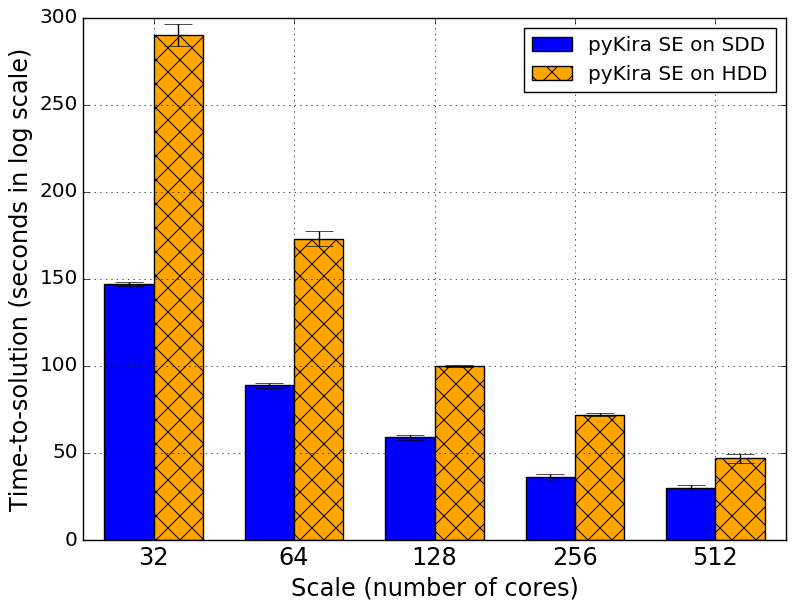

Recreate this plot in Python.
#!/usr/bin/env python3
# a bar plot with errorbars
import numpy as np
import matplotlib.pyplot as plt

N = 5
HDD = (290, 173, 100, 72, 47)
HDD_SDV = (6.2, 4.3, 0.7, 0.9, 2.6)
SSD = (147, 89, 59, 36, 30)
SSD_SDV = (1.1, 1.4, 1.3, 2, 1.8)

ind = 0.15+np.arange(N)  # the x locations for the groups
width = 0.35       # the width of the bars

ax = plt.subplot()
#ax.set_yscale("log", nonposx='clip')
rects1 = ax.bar(ind, SSD, width, color='blue', yerr=SSD_SDV, ecolor='black', error_kw=dict(markersize=4, capsize=10, elinewidht=2))
rects2 = ax.bar(ind+width, HDD, width, color='orange', hatch="x", yerr=HDD_SDV, ecolor='black', error_kw=dict(markersize=4, capsize=10, elinewidht=2))

ax.grid(True)

# add some text for labels, title and axes ticks
ax.set_xlabel('Scale (number of cores)', size='x-large')
ax.set_ylabel('Time-to-solution (seconds in log scale)', size='x-large')
ax.set_xticks(ind+width)
ax.set_xticklabels( ('32', '64', '128', '256', '512'), size='x-large') 
plt.yticks(size='large')
ax.legend( (rects1[0], rects2[0]), ('pyKira SE on SDD', 'pyKira SE on HDD') )

plt.show()
